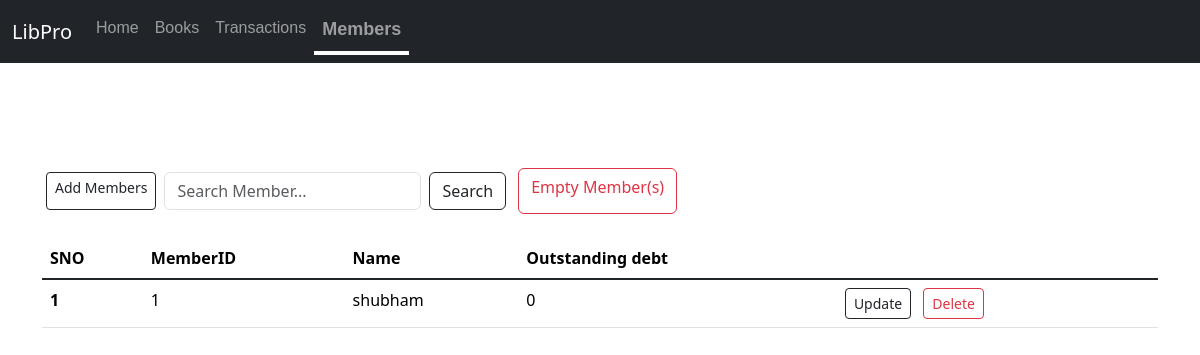
The app's page /members, older data.
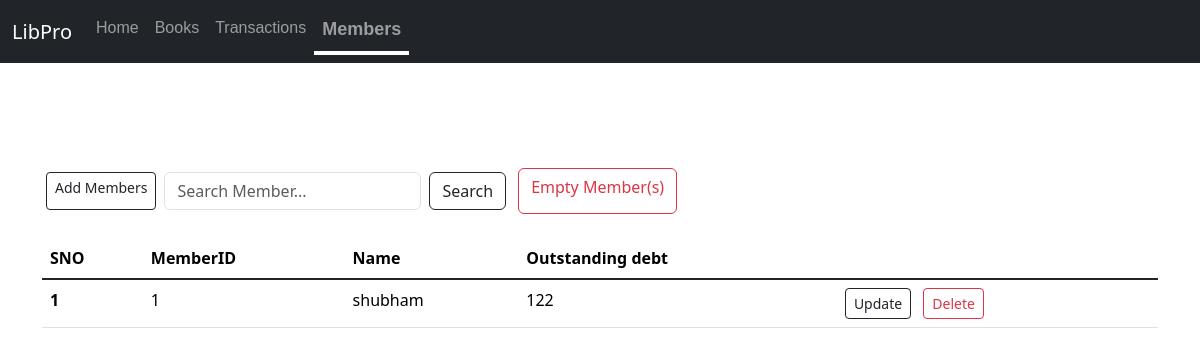
The same page, newer data.
### app.py (models this page shows)
class Members(db.Model):
    sno = db.Column(db.Integer, primary_key=True)
    memberid = db.Column(db.String(10),  nullable=False,unique=True)
    name = db.Column(db.String(30), nullable=False)
    outstanding_debt = db.Column(db.Integer, nullable=False)

### app.py (the view, shortened to what this page needs)
@app.route('/<string:table>',methods=['GET','POST'])
def view(table):
    record_class=globals().get(table.capitalize())
    if record_class is None:
        return redirect('/')
    else:
        allrecords=record_class.query.all()
        return render_template(f'{table}.html',allrecords=allrecords)

### templates/members.html (shortened to what this page needs)
{% extends 'base.html' %}
{% block body %}
<div style="display:flex" class="container my-4">
  <a href="/addrecord/members" class="add btn btn-outline-dark btn-sm mx-1 my-1" type="button">Add Members</a>
<form style="width:fit-content" class="d-flex mx-1 my-1" method="POST" action="/search/members" role="search">
  <input class="form-control me-2" name="searchitem"  id="searchmember" type="search" placeholder="Search Member..." aria-label="Search">
  <button class="btn btn-outline-dark"  type="submit">Search</button>
</form>
<a class="btn btn-outline-danger mx-2" href="/empty/members" type="button">Empty Member(s)</a>
</div>
<div class="container">
    <table class="table">
        <thead>
          <tr>
            <th scope="col">SNO</th>
            <th scope="col">MemberID</th>
            <th scope="col">Name</th>
            <th scope="col">Outstanding debt</th>
          </tr>
        </thead>
        <tbody class="table-group-divider">
          {% for records in allrecords  %}
          <tr>
            <th scope="row">{{loop.index}}</th>
            <td>{{records.memberid}}</td>
            <td>{{records.name}}</td>
            <td>{{records.outstanding_debt}}</td>
            <td>
              <a href="/updaterecord/members/{{records.sno}}" type="button" class="btn btn-outline-dark btn-sm mx-1">Update</a>
              <a href="/deleterecord/members/{{records.sno}}" type="button" class="btn btn-outline-danger btn-sm mx-1">Delete</a>
            </td>
          </tr>
          {% endfor %}
        </tbody>
      </table>
</div>
{% endblock body %}

Row changes from the older to the newer data that the page shows:
changed Members "shubham": outstanding_debt "0" → "122"
